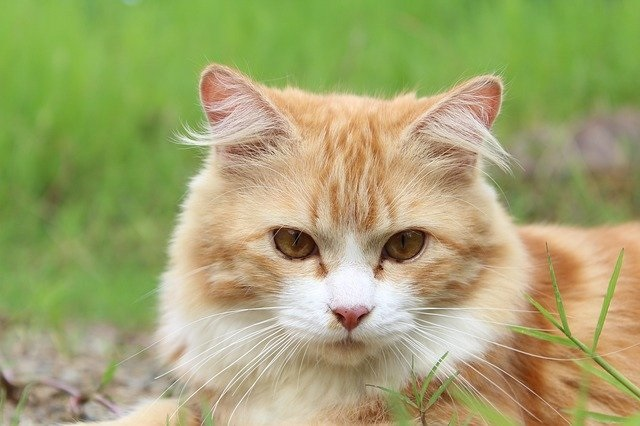
#> input picture 画像認識アプリ/cat.jpg, 640 x 426 px, found by its file name
$ python face.py
#> lines starting #> are read from the running program, lines starting #| are printed output that depends on the picture; after the words box and inside, x2 and y2 are one past the last pixel; in counts of white or black regions, pixels touching at a corner belong together
import cv2 #ライブラリインポート
import sys #sysライブラリインポート
img=cv2.imread("cat.jpg")
#> img is the input picture: shape (426, 640, 3); mean B, G, R 111, 164.6, 162.4

if img is None:
    print("画像を正しく読み込めていません")
    sys.exit()#ライブラリの終了。プログラムの終了ともいえる

cascade=cv2.CascadeClassifier("haarcascade_frontalcatface.xml")
#カスケード分類機の読み込み

gray=cv2.cvtColor(img, cv2.COLOR_BGR2GRAY)
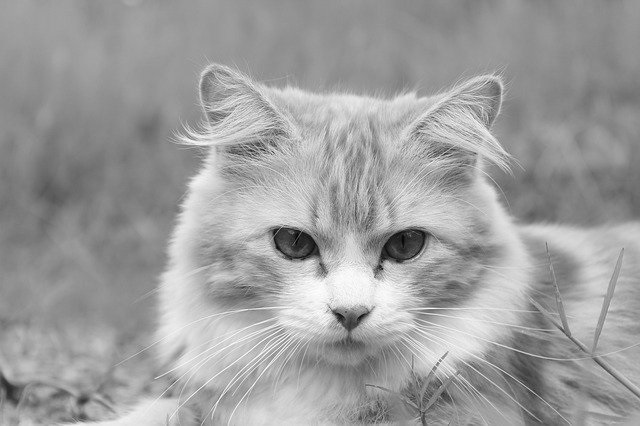
#> gray: shape (426, 640); min 2, max 255, mean 157.8
face=cascade.detectMultiScale(gray, minNeighbors=5, minSize=(10,10))
#> face = [[237, 158, 220, 220]]
#grayは白黒画像に変更したファイルを変数に、faceはgrayから猫の顔を探している

if not len(face)==0:
    for(x,y,w,h) in face:
        cv2.rectangle(img, (x,y), (x + w, y + h), (0,0,200), 3)#猫の顔が見つかったら赤枠で囲む
#> this loop made 1 pass
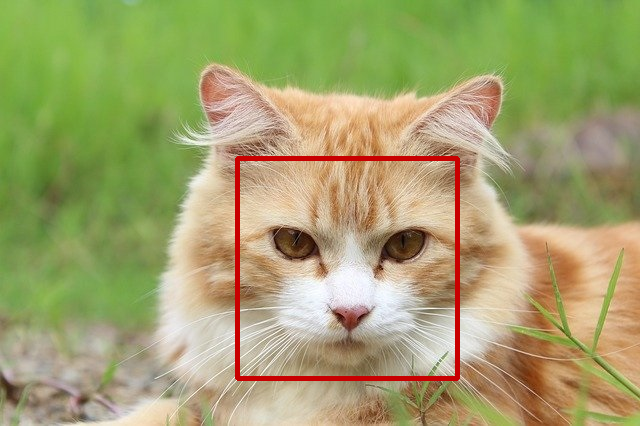
#> img: shape (426, 640, 3); 1.61% of pixels changed, all inside (x1, y1, x2, y2) = (235, 156, 460, 381)

else:
    print("猫の顔が判別できていません")
    sys.exit()

cv2.imwrite("result.jpg",img)#編集画像を保存
cv2.imshow("image",img)
cv2.waitKey(0)
